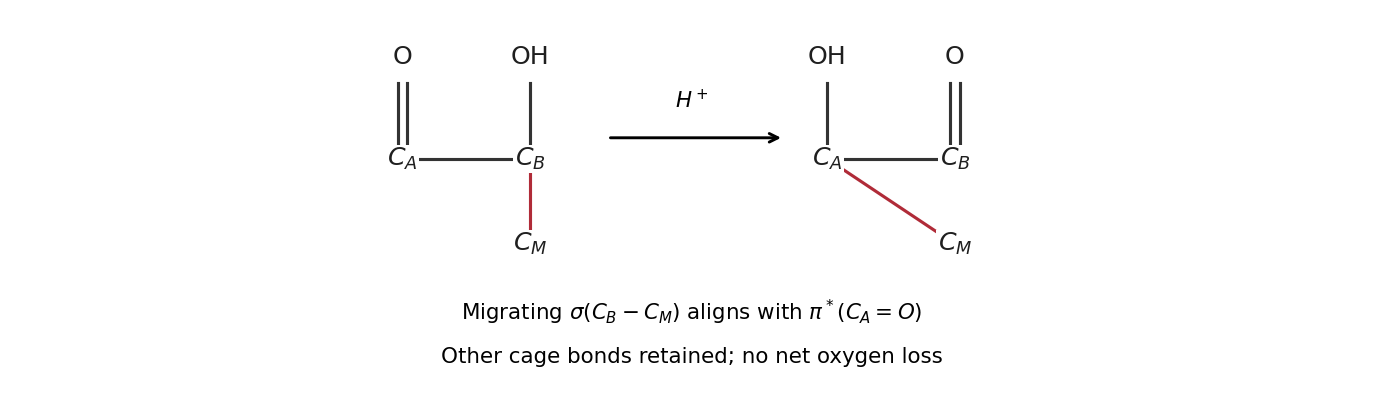

This chart was generated by the following Python code:
"""Original solution diagram. Python 3.14, NumPy and Matplotlib.
Writes its PNG basename to the current working directory.
"""
from pathlib import Path
import sys
sys.path.insert(0, str(Path(__file__).resolve().parents[2]))
import matplotlib
matplotlib.use('Agg')
import matplotlib.pyplot as plt
import numpy as np
from tools.chemistry_diagram import bond, atom, wedge, save
plt.rcParams.update({'font.size': 11, 'font.family': 'DejaVu Sans'})
fig,ax=plt.subplots(figsize=(10,3));ax.set_aspect('equal');ax.axis('off')
for shift,product in [(0,False),(5,True)]:
 A=np.array([shift,0.]);B=np.array([shift+1.5,0.]);M=np.array([shift+1.5,-1.]);bond(ax,A,B)
 for q,t in [(A,r'$C_A$'),(B,r'$C_B$'),(M,r'$C_M$')]:atom(ax,q,t)
 bond(ax,A,(shift,.9),order=1 if product else 2);atom(ax,(shift,1.2),'OH' if product else 'O')
 bond(ax,B,(shift+1.5,.9),order=2 if product else 1);atom(ax,(shift+1.5,1.2),'O' if product else 'OH')
 bond(ax,A if product else B,M,color='#b02b38')
ax.annotate('',xy=(4.5,.25),xytext=(2.4,.25),arrowprops={'arrowstyle':'->','lw':1.5});ax.text(3.4,.6,r'$H^+$',ha='center')
ax.text(3.4,-1.9,r'Migrating $\sigma(C_B-C_M)$ aligns with $\pi^*(C_A=O)$',ha='center')
ax.text(3.4,-2.4,'Other cage bonds retained; no net oxygen loss',ha='center')
ax.set(xlim=(-1,8),ylim=(-2.8,1.6));fig.tight_layout();save(fig,'paper-3-ketol.png')
